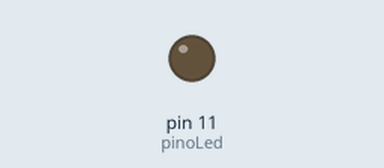
This sketch was run on a simulated Arduino Uno, built with avr-gcc and run on an emulated ATmega328P. Shown: output pins drawn as LEDs (lit = HIGH). What the sketch prints to the serial monitor is not drawn.

Above: at 0.05 s.
At 3.6 s:
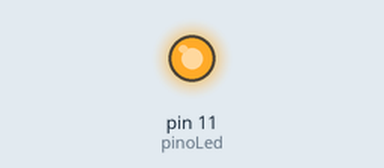
Timing chart, 0 to 8.4 s (numbered marks = the images above):
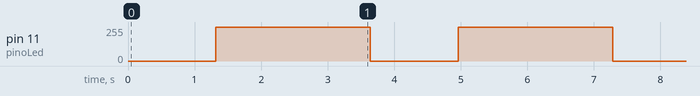

The sketch:

hello_world_analogico.ino
```cpp
const int pinoLed = 11;
const int tempoDelay = 1000;

void setup() {
  // put your setup code here, to run once:
  pinMode(pinoLed, OUTPUT);
  Serial.begin(9600);
}

void loop() {
  // put your main code here, to run repeatedly:
   acende();
   delay(1000);
   apaga();
}

void acende() {
//  analogWrite(pinoLed, 255);
//  delay(1000);
  Serial.println("Acendendo");
  for (int x=0; x <= 255; x++) {
    Serial.println(x);
    analogWrite(pinoLed, x);
    delay(5);
  }
}

void apaga() {
  Serial.println("Apagando");
  for (int x=255; x >= 0; x--) {
    Serial.println(x);
    analogWrite(pinoLed, x);
    delay(5);
  }
//  analogWrite(pinoLed, 0);
//  delay(1000);
}
```

Measured:
- by itself, pin 11 (pinoLed): repeats every 3.6 s: 0/255 1.3 s, 255/255 2.3 s
